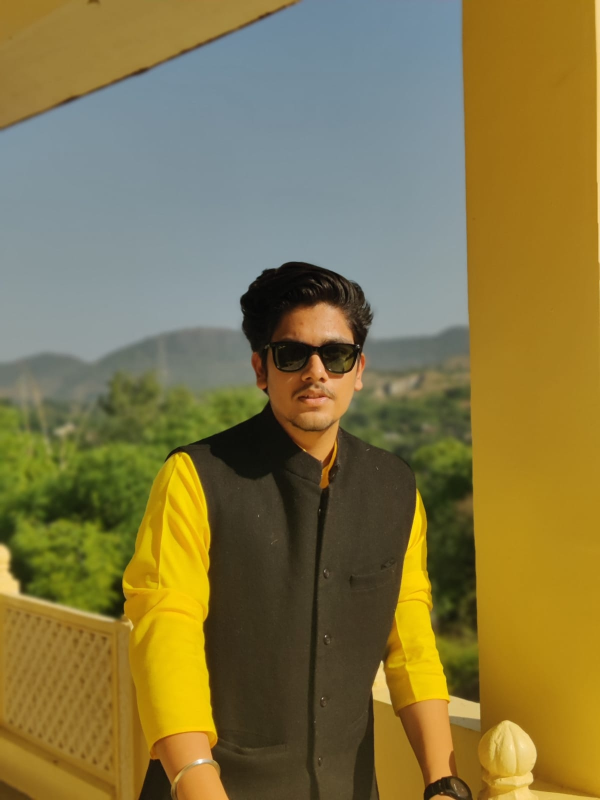
#> input picture Computer-vision Techniques/shreyansh.jpg, 1200 x 1600 px (shown at 1/2 size)
$ jupyter execute THRESHOLD.ipynb
#> lines starting #> are read from the running program, lines starting #| are printed output that depends on the picture; after the words box and inside, x2 and y2 are one past the last pixel; in counts of white or black regions, pixels touching at a corner belong together
[cell 1]
import cv2

[cell 2]
#Reading image from computer
img = cv2.imread('shreyansh.jpg')
#> img is the input picture: shape (1600, 1200, 3); mean B, G, R 68.2, 117.5, 130.5
#Resizing image to make it smaller
img = cv2.resize(img, (320,240))
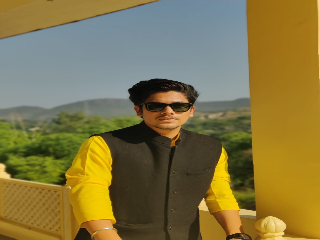
#> img: shape (240, 320, 3); mean B, G, R 68.2, 117.5, 130.5
#Converting color image to grayscale
gray_img = cv2.cvtColor(img, cv2.COLOR_BGR2GRAY)
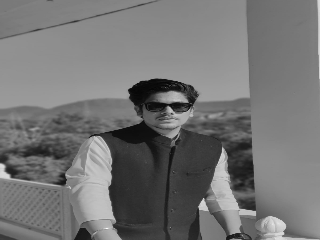
#> gray_img: shape (240, 320); min 5, max 253, mean 115.8
#Applying threshold to the gray image
ret, thresh1 = cv2.threshold(gray_img, 125, 255, cv2.THRESH_BINARY)
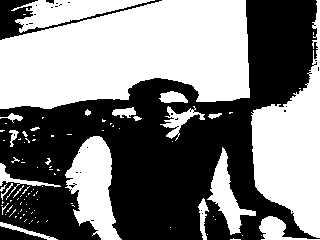
#> thresh1: shape (240, 320); 50.4% white; 29 black regions (25 under 20 px), largest, box (x1, y1, x2, y2) and area: (0, 0, 320, 240) 36433, (0, 0, 162, 40) 1241, (0, 226, 47, 240) 346, (46, 0, 54, 4) 22
ret, thresh2 = cv2.threshold(gray_img, 125, 255, cv2.THRESH_BINARY_INV)
ret, thresh3 = cv2.threshold(gray_img, 125, 255, cv2.THRESH_TRUNC)
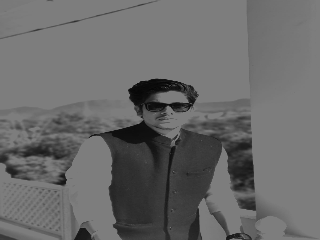
#> thresh3: shape (240, 320); min 5, max 125, mean 105.4
ret, thresh4 = cv2.threshold(gray_img, 125, 255, cv2.THRESH_TOZERO)
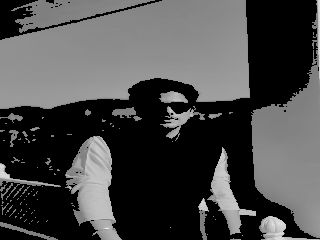
#> thresh4: shape (240, 320); min 0, max 253, mean 73.4
ret, thresh5 = cv2.threshold(gray_img, 125, 255, cv2.THRESH_TOZERO_INV)
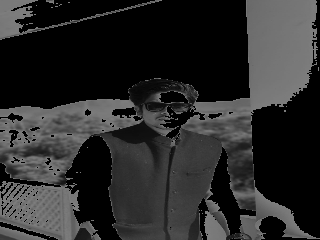
#> thresh5: shape (240, 320); min 0, max 125, mean 42.4
#Displaying resultant images
cv2.imshow('Original Image', img)
cv2.imshow('Binary Threshold', thresh1)
cv2.imshow('Binary Threshold Inverted', thresh2)
cv2.imshow('Truncated Threshold', thresh3)
cv2.imshow('Set to 0', thresh4)
cv2.imshow('Set to 0 Inverted', thresh5)
#Wait for user to press key for exit
cv2.waitKey(0)
cv2.destroyAllWindows()

$ run again, with Computer-vision Techniques/photo.jpeg copied over Computer-vision Techniques/shreyansh.jpg
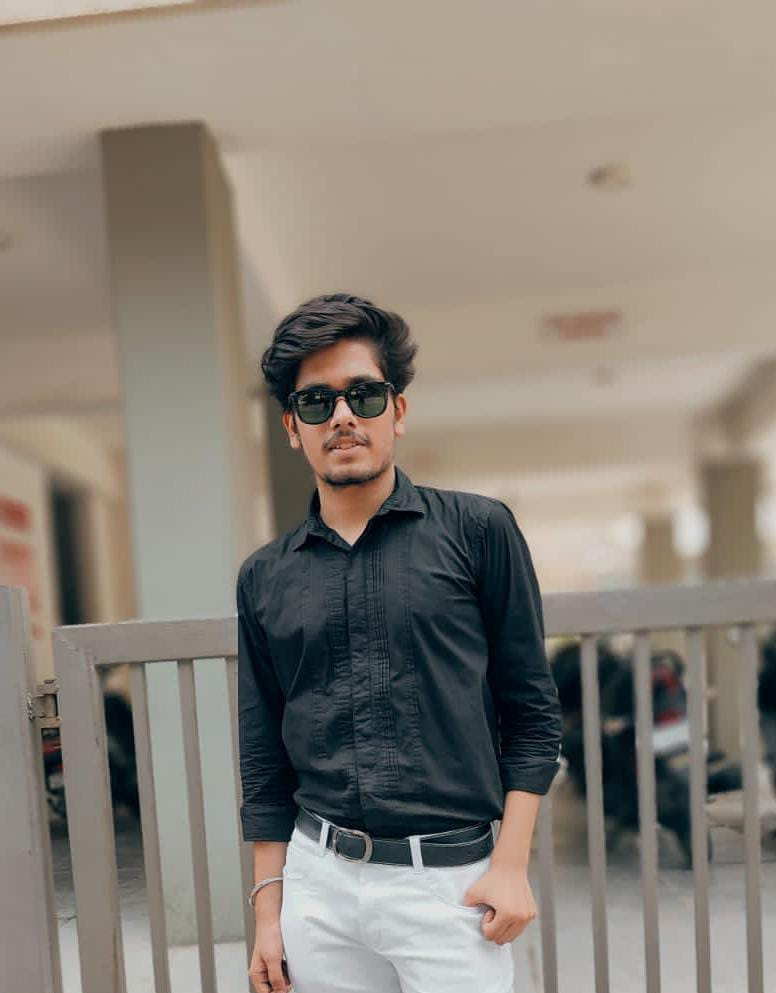
#> input picture Computer-vision Techniques/photo.jpeg, 776 x 993 px
#> img is the input picture: shape (993, 776, 3); mean B, G, R 120.2, 130.3, 137.7
#> img: shape (240, 320, 3)
#> `ret, thresh1 = cv2.threshold(gray_img, 125, 255, cv2.THRESH_BINARY)`:
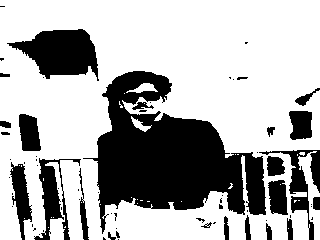
#> thresh1: shape (240, 320); 68.7% white; 67 black regions (43 under 20 px), largest, box (x1, y1, x2, y2) and area: (83, 71, 266, 234) 14368, (7, 29, 99, 81) 2847, (34, 158, 81, 240) 1267
#> `ret, thresh5 = cv2.threshold(gray_img, 125, 255, cv2.THRESH_TOZERO_INV)`:
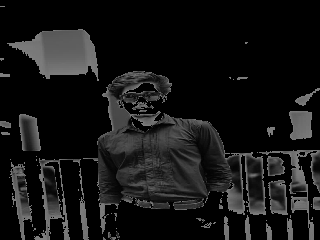
#> thresh5: shape (240, 320); min 0, max 125, mean 21.3
